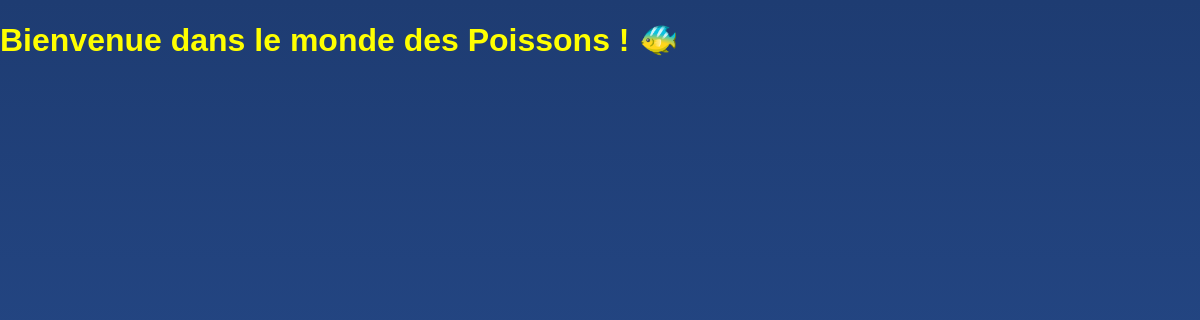
Page /pages/poisson.php on the earlier database version.
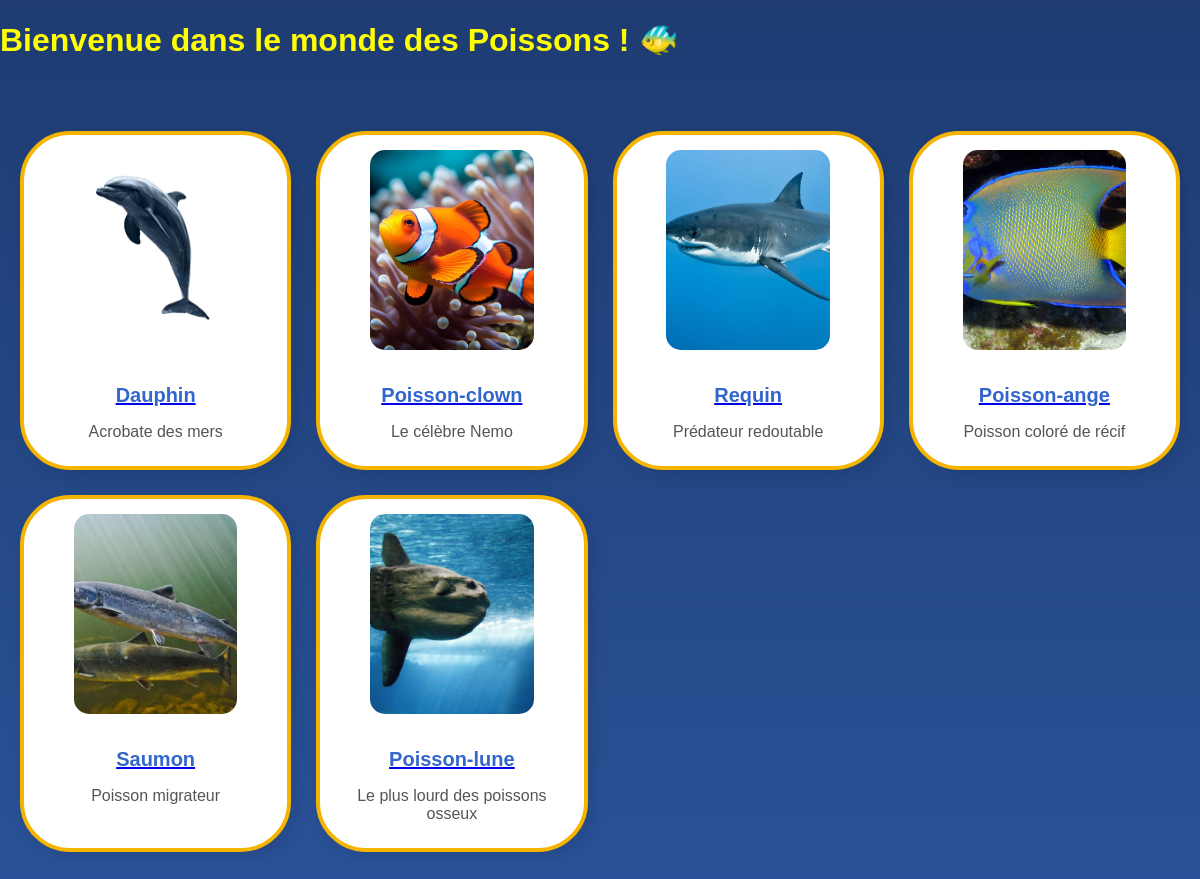
Same page on the later database version.
### tables this page shows
CREATE TABLE `animaux` (
  `id` int(11) NOT NULL,
  `nom` varchar(100) NOT NULL,
  `description` mediumtext NOT NULL,
  `image` varchar(255) DEFAULT NULL,
  `son` varchar(255) NOT NULL,
  `sous_titre` varchar(200) DEFAULT NULL,
  `taille` varchar(100) DEFAULT NULL,
  `nourriture` varchar(100) DEFAULT NULL,
  `type_alimentation` varchar(100) DEFAULT NULL,
  `habitat` varchar(200) DEFAULT NULL,
  `zone_geographique` varchar(100) DEFAULT NULL,
  `informations_complementaires` text DEFAULT NULL,
  `categorie` varchar(50) DEFAULT NULL
);

### pages/poisson.php (the view, shortened to what this page needs)
<?php
include '../database/db.php';
?>
<!DOCTYPE html>
<html>
<head>
    <link href="style_projet.css" rel="stylesheet">
</head>
<body class="animal-page">
    <h1>Bienvenue dans le monde des Poissons ! 🐠</h1>
    <div class="animals-grid">
        <?php
        $result = mysqli_query($conn, "SELECT * FROM animaux WHERE categorie = 'poisson'");
        while ($row = mysqli_fetch_assoc($result)) {
            echo '<div class="anima">';
            echo '<a href="animal1.php?id=' . $row['id'] . '">';
            echo '<img src="../ressources/images/' . $row['image'] . '" width="200">';
            echo '<h3>' . $row['nom'] . '</h3>';
            echo '</a>';
            echo '<p>' . $row['sous_titre'] . '</p>';
            echo '</div>';
        }
        ?>
    </div>
</body>
</html>

Differences in the rows shown:
added animaux: image (picture), nom "Dauphin", sous_titre "Acrobate des mers"
added animaux: image (picture), nom "Poisson-clown", sous_titre "Le célèbre Nemo"
added animaux: image (picture), nom "Requin", sous_titre "Prédateur redoutable"
added animaux: image (picture), nom "Poisson-ange", sous_titre "Poisson coloré de récif"
added animaux: image (picture), nom "Saumon", sous_titre "Poisson migrateur"
added animaux: image (picture), nom "Poisson-lune", sous_titre "Le plus lourd des poissons osseux"
